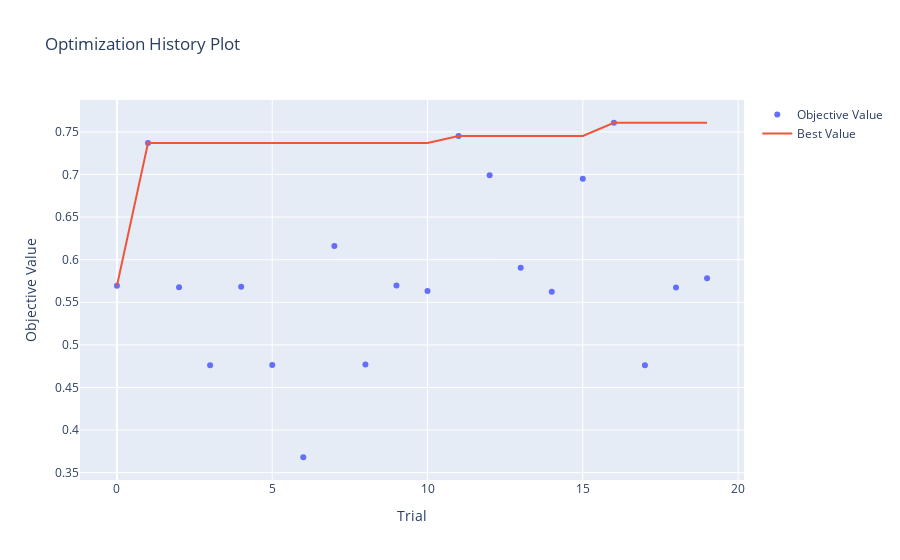
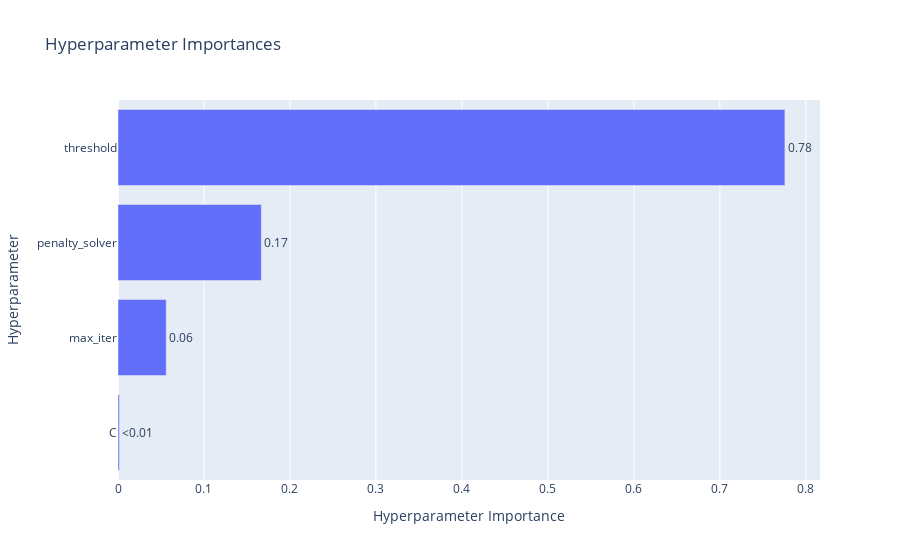
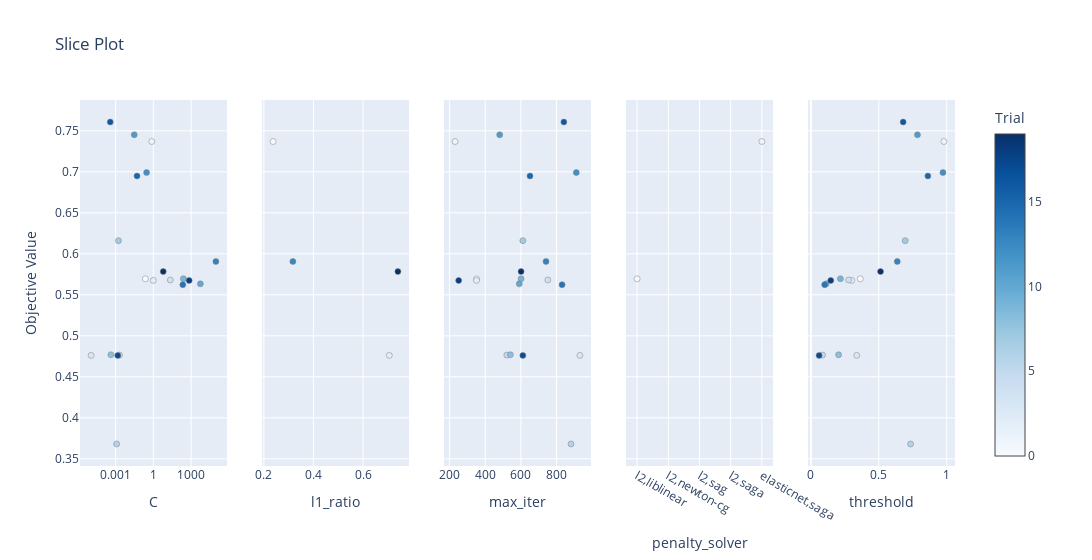

These figures' notebook cell, in order:
### Code cell
optuna.visualization.plot_optimization_history(lr_thr_model_study).show()
optuna.visualization.plot_param_importances(lr_thr_model_study).show()
optuna.visualization.plot_slice(lr_thr_model_study).show()

### Figure 1 — Plotly figure (JSON) as saved in the notebook; plotly's stock layout.template omitted (floating-point values rounded to 4 significant figures)
{"data": [{"mode": "markers", "name": "Objective Value", "type": "scatter", "x": [0, 1, 2, 3, 4, 5, 6, 7, 8, 9, 10, 11, 12, 13, 14, 15, 16, 17, 18, 19], "y": [0.5695, 0.737, 0.5676, 0.4761, 0.5681, 0.4765, 0.3681, 0.6161, 0.4769, 0.5696, 0.5634, 0.7452, 0.6991, 0.5907, 0.5624, 0.695, 0.7607, 0.4761, 0.5675, 0.5783]}, {"mode": "lines", "name": "Best Value", "type": "scatter", "x": [0, 1, 2, 3, 4, 5, 6, 7, 8, 9, 10, 11, 12, 13, 14, 15, 16, 17, 18, 19], "y": [0.5695, 0.737, 0.737, 0.737, 0.737, 0.737, 0.737, 0.737, 0.737, 0.737, 0.737, 0.7452, 0.7452, 0.7452, 0.7452, 0.7452, 0.7607, 0.7607, 0.7607, 0.7607]}, {"marker": {"color": "#cccccc"}, "mode": "markers", "name": "Infeasible Trial", "showlegend": false, "type": "scatter", "x": [], "y": []}], "layout": {"title": {"text": "Optimization History Plot"}, "xaxis": {"title": {"text": "Trial"}}, "yaxis": {"title": {"text": "Objective Value"}}}}

### Figure 2 — Plotly figure (JSON) as saved in the notebook; plotly's stock layout.template omitted (floating-point values rounded to 4 significant figures)
{"data": [{"cliponaxis": false, "hovertemplate": ["C (FloatDistribution): 0.0015830242992133966<extra></extra>", "max_iter (IntDistribution): 0.05607336221410258<extra></extra>", "penalty_solver (CategoricalDistribution): 0.1667223408474938<extra></extra>", "threshold (FloatDistribution): 0.7756212726391903<extra></extra>"], "name": "Objective Value", "orientation": "h", "text": ["<0.01", "0.06", "0.17", "0.78"], "textposition": "outside", "type": "bar", "x": [0.001583, 0.05607, 0.1667, 0.7756], "y": ["C", "max_iter", "penalty_solver", "threshold"]}], "layout": {"title": {"text": "Hyperparameter Importances"}, "xaxis": {"title": {"text": "Hyperparameter Importance"}}, "yaxis": {"title": {"text": "Hyperparameter"}}}}

### Figure 3 — Plotly figure (JSON) as saved in the notebook; plotly's stock layout.template omitted (floating-point values rounded to 4 significant figures)
{"data": [{"marker": {"color": [0, 1, 2, 3, 4, 5, 6, 7, 8, 9, 10, 11, 12, 13, 14, 15, 16, 17, 18, 19], "colorbar": {"title": {"text": "Trial"}, "x": 1, "xpad": 40}, "colorscale": [[0, "rgb(247,251,255)"], [0.125, "rgb(222,235,247)"], [0.25, "rgb(198,219,239)"], [0.375, "rgb(158,202,225)"], [0.5, "rgb(107,174,214)"], [0.625, "rgb(66,146,198)"], [0.75, "rgb(33,113,181)"], [0.875, "rgb(8,81,156)"], [1, "rgb(8,48,107)"]], "line": {"color": "Grey", "width": 0.5}, "showscale": true}, "mode": "markers", "name": "Feasible Trial", "showlegend": false, "type": "scatter", "x": [0.2312, 0.742, 0.9837, 1.119e-05, 22.03, 0.002012, 0.001201, 0.001666, 0.0004185, 244.8, 5470.0, 0.03002, 0.289, 93570.0, 219.2, 0.05006, 0.0003723, 0.001476, 698.9, 6.067], "xaxis": "x", "y": [0.5695, 0.737, 0.5676, 0.4761, 0.5681, 0.4765, 0.3681, 0.6161, 0.4769, 0.5696, 0.5634, 0.7452, 0.6991, 0.5907, 0.5624, 0.695, 0.7607, 0.4761, 0.5675, 0.5783], "yaxis": "y"}, {"marker": {"color": [1, 3, 13, 19], "colorbar": {"title": {"text": "Trial"}, "x": 1, "xpad": 40}, "colorscale": [[0, "rgb(247,251,255)"], [0.125, "rgb(222,235,247)"], [0.25, "rgb(198,219,239)"], [0.375, "rgb(158,202,225)"], [0.5, "rgb(107,174,214)"], [0.625, "rgb(66,146,198)"], [0.75, "rgb(33,113,181)"], [0.875, "rgb(8,81,156)"], [1, "rgb(8,48,107)"]], "line": {"color": "Grey", "width": 0.5}, "showscale": false}, "mode": "markers", "name": "Feasible Trial", "showlegend": false, "type": "scatter", "x": [0.2372, 0.706, 0.317, 0.7407], "xaxis": "x2", "y": [0.737, 0.4761, 0.5907, 0.5783], "yaxis": "y2"}, {"marker": {"color": [0, 1, 2, 3, 4, 5, 6, 7, 8, 9, 10, 11, 12, 13, 14, 15, 16, 17, 18, 19], "colorbar": {"title": {"text": "Trial"}, "x": 1, "xpad": 40}, "colorscale": [[0, "rgb(247,251,255)"], [0.125, "rgb(222,235,247)"], [0.25, "rgb(198,219,239)"], [0.375, "rgb(158,202,225)"], [0.5, "rgb(107,174,214)"], [0.625, "rgb(66,146,198)"], [0.75, "rgb(33,113,181)"], [0.875, "rgb(8,81,156)"], [1, "rgb(8,48,107)"]], "line": {"color": "Grey", "width": 0.5}, "showscale": false}, "mode": "markers", "name": "Feasible Trial", "showlegend": false, "type": "scatter", "x": [351, 231, 351, 931, 751, 521, 881, 611, 541, 601, 591, 481, 911, 741, 831, 651, 841, 611, 251, 601], "xaxis": "x3", "y": [0.5695, 0.737, 0.5676, 0.4761, 0.5681, 0.4765, 0.3681, 0.6161, 0.4769, 0.5696, 0.5634, 0.7452, 0.6991, 0.5907, 0.5624, 0.695, 0.7607, 0.4761, 0.5675, 0.5783], "yaxis": "y3"}, {"marker": {"color": [0, 1, 2, 3, 4, 5, 6, 7, 8, 9, 10, 11, 12, 13, 14, 15, 16, 17, 18, 19], "colorbar": {"title": {"text": "Trial"}, "x": 1, "xpad": 40}, "colorscale": [[0, "rgb(247,251,255)"], [0.125, "rgb(222,235,247)"], [0.25, "rgb(198,219,239)"], [0.375, "rgb(158,202,225)"], [0.5, "rgb(107,174,214)"], [0.625, "rgb(66,146,198)"], [0.75, "rgb(33,113,181)"], [0.875, "rgb(8,81,156)"], [1, "rgb(8,48,107)"]], "line": {"color": "Grey", "width": 0.5}, "showscale": false}, "mode": "markers", "name": "Feasible Trial", "showlegend": false, "type": "scatter", "x": [["l2", "liblinear"], ["elasticnet", "saga"], ["l1", "liblinear"], ["elasticnet", "saga"], ["l2", "saga"], ["l2", "sag"], ["l1", "saga"], ["l1", "liblinear"], ["l2", "sag"], ["l2", "liblinear"], ["l2", "lbfgs"], ["l1", "liblinear"], ["l2", "sag"], ["elasticnet", "saga"], ["l2", "liblinear"], ["l2", "liblinear"], ["l2", "saga"], ["l1", "liblinear"], ["l1", "liblinear"], ["elasticnet", "saga"]], "xaxis": "x4", "y": [0.5695, 0.737, 0.5676, 0.4761, 0.5681, 0.4765, 0.3681, 0.6161, 0.4769, 0.5696, 0.5634, 0.7452, 0.6991, 0.5907, 0.5624, 0.695, 0.7607, 0.4761, 0.5675, 0.5783], "yaxis": "y4"}, {"marker": {"color": [0, 1, 2, 3, 4, 5, 6, 7, 8, 9, 10, 11, 12, 13, 14, 15, 16, 17, 18, 19], "colorbar": {"title": {"text": "Trial"}, "x": 1, "xpad": 40}, "colorscale": [[0, "rgb(247,251,255)"], [0.125, "rgb(222,235,247)"], [0.25, "rgb(198,219,239)"], [0.375, "rgb(158,202,225)"], [0.5, "rgb(107,174,214)"], [0.625, "rgb(66,146,198)"], [0.75, "rgb(33,113,181)"], [0.875, "rgb(8,81,156)"], [1, "rgb(8,48,107)"]], "line": {"color": "Grey", "width": 0.5}, "showscale": false}, "mode": "markers", "name": "Feasible Trial", "showlegend": false, "type": "scatter", "x": [0.3641, 0.9793, 0.3002, 0.3376, 0.278, 0.08561, 0.734, 0.6943, 0.2042, 0.2174, 0.112, 0.7846, 0.9722, 0.636, 0.1014, 0.8613, 0.6793, 0.06047, 0.1463, 0.5128], "xaxis": "x5", "y": [0.5695, 0.737, 0.5676, 0.4761, 0.5681, 0.4765, 0.3681, 0.6161, 0.4769, 0.5696, 0.5634, 0.7452, 0.6991, 0.5907, 0.5624, 0.695, 0.7607, 0.4761, 0.5675, 0.5783], "yaxis": "y5"}], "layout": {"title": {"text": "Slice Plot"}, "width": 1500, "xaxis": {"anchor": "y", "domain": [0, 0.168], "title": {"text": "C"}, "type": "log"}, "xaxis2": {"anchor": "y2", "domain": [0.208, 0.376], "title": {"text": "l1_ratio"}}, "xaxis3": {"anchor": "y3", "domain": [0.416, 0.584], "title": {"text": "max_iter"}}, "xaxis4": {"anchor": "y4", "categoryarray": [["l1", "liblinear"], ["l1", "saga"], ["l2", "lbfgs"], ["l2", "liblinear"], ["l2", "newton-cg"], ["l2", "sag"], ["l2", "saga"], ["elasticnet", "saga"]], "categoryorder": "array", "domain": [0.624, 0.792], "title": {"text": "penalty_solver"}, "type": "category"}, "xaxis5": {"anchor": "y5", "domain": [0.832, 1], "title": {"text": "threshold"}}, "yaxis": {"anchor": "x", "domain": [0, 1], "title": {"text": "Objective Value"}}, "yaxis2": {"anchor": "x2", "domain": [0, 1], "matches": "y", "showticklabels": false}, "yaxis3": {"anchor": "x3", "domain": [0, 1], "matches": "y", "showticklabels": false}, "yaxis4": {"anchor": "x4", "domain": [0, 1], "matches": "y", "showticklabels": false}, "yaxis5": {"anchor": "x5", "domain": [0, 1], "matches": "y", "showticklabels": false}}}
